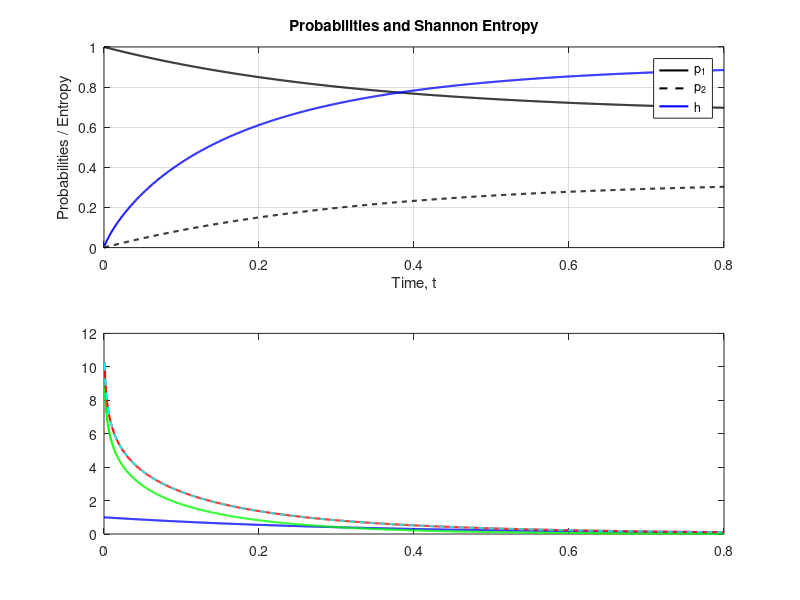

Recreate this plot in MATLAB. (Note: this script raises an error after producing the figure.)
%% Entropy Rates of a Two-State Markov Chain
%
% This script calculates and visualizes entropy rates and entropy production
% for a continuous-time two-state Markov chain.
%
% Author:  Greg Conradi Smith
% 
% January 24, 2025 - Version 01 - Original 
%
% Reference: Cocconi, L., Garcia-Millan, R., Zhen, Z., Buturca, B., &
% Pruessner, G. (2020). Entropy production in exactly solvable systems.
% Entropy, 22(11), 1252.
%
% https://www.mdpi.com/1099-4300/22/11/1252
%

% Clear workspace and set default properties
clear; clc; close all;
set(0, 'DefaultLineLineWidth', 1.5);

% Transition rates
a = 1; 
b = 2;

% Steady-state probabilities
p1ss = b / (a + b);
p2ss = a / (a + b);

% Initial probabilities
p1init = 1;
p2init = 1 - p1init;

% Time vector
t = linspace(0, 0.8, 1e3);

% Time-dependent probabilities
p1 = p1ss + (p1init - p1ss) * exp(-(a + b) * t);
p2 = p2ss + (p2init - p2ss) * exp(-(a + b) * t);

% Shannon entropy
h = -p1 .* log2(p1) - p2 .* log2(p2);

% Entropy production rates
sigma = (a * p1 - b * p2) .* log2(p1 ./ p2);         % Total entropy production rate
sigmae = -(a * p1 - b * p2) .* log2(a / b);          % External entropy production rate
sigmai = (a * p1 - b * p2) .* log2((a * p1) ./ (b * p2)); % Internal entropy production rate

% Check entropy production rate using h derivative
dt = t(2) - t(1);
sigma_check = diff(h) / dt;
t_check = t(2:end);

% Plot probabilities and entropy
figure(1)
subplot(2, 1, 1);
plot(t, p1, 'k-', t, p2, 'k--', t, h, 'b-');
xlabel('Time, t');
ylabel('Probabilities / Entropy');
legend({'p_1', 'p_2', 'h'}, 'Location', 'best');
grid on;
title('Probabilities and Shannon Entropy');

% Plot entropy production rates
subplot(2, 1, 2);
plot(t, sigmae, 'b', t, sigmai, 'g', t, sigma, 'r', t, sigmae + sigmai, 'c--'); hold on;
plot(t_check, sigma_check, 'k+', 'MarkerIndices', 1:100:length(t_check));
xlabel('Time, t');
ylabel('Entropy Production Rates');
legend({'\sigma_e', '\sigma_i', '\sigma', '\sigma_e + \sigma_i', 'dh/dt'}, 'Location', 'best');
grid on;
title('Entropy Production Rates');

% Add overall title
sgtitle('Two-State CTMC: Entropy and Entropy Production Rates');
print([mfilename '-fig-1.png'], '-dpng');

% Check against analytical result
figure(2)
rinit = a * p1init - b * p2init;
sigmae_analytical = -rinit .* exp(-(a + b) * t) * log2(a / b);
sigmai_analytical = rinit .* exp(-(a + b) * t) .* log2((1 + rinit / b * exp(-(a + b) * t)) ./ (1 - rinit / a * exp(-(a + b) * t)));
sigma_analytical = sigmae_analytical + sigmai_analytical;

% Plot entropy production rates
loglog(t, sigmae, 'b', t, sigmai, 'g', t, sigma, 'r'); hold on;
loglog(t, sigmae_analytical, 'c--', t, sigmai_analytical, 'k--', t, sigma_analytical, 'k--');
xlabel('Time, t');
ylabel('Entropy Production Rates');
legend({'\sigma_e', '\sigma_i', '\sigma', '\sigma_e check', '\sigma_i check', '\sigma check'}, 'Location', 'best');
grid on;
title('Check against Analytical Result');
print([mfilename '-fig-2.png'], '-dpng');

